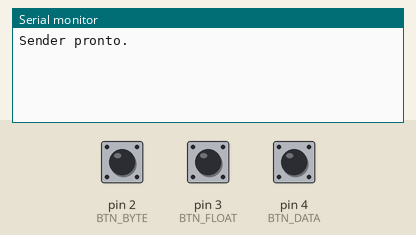
Recording of a sketch running on a simulated Arduino Uno, built with avr-gcc and run on an emulated ATmega328P. Shown: the last lines printed to the serial monitor. The inputs (shaded band) are chosen by the test bench; at power-on: pin 2 (BTN_BYTE) HIGH, pin 3 (BTN_FLOAT) HIGH, pin 4 (BTN_DATA) HIGH.

Above: at 1.2 s.
1.3 s: pin 2 (BTN_BYTE) pulled LOW for 0.15 s
At 2.5 s:
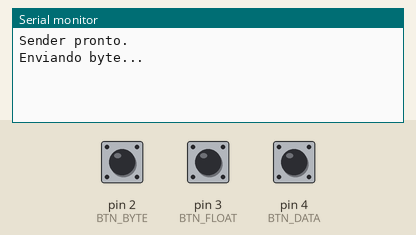
4.4 s: pin 3 (BTN_FLOAT) pulled LOW for 0.15 s
At 5.3 s:
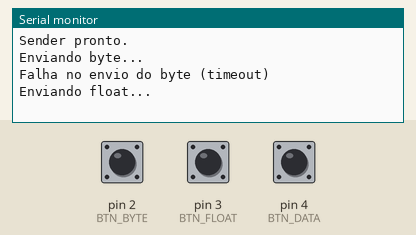
6.0 s: pin 4 (BTN_DATA) pulled LOW for 3.2 s
At 8.4 s:
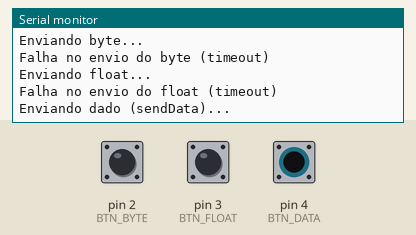

Measured:
- after the input at 1.3 s, the serial monitor: prints a new line at once (image 1)
- after the input at 4.4 s, the serial monitor: prints a new line after 0.11 s (image 2)
- after the input at 6.0 s, the serial monitor: prints a new line after 1.7 s (image 3)

The sketch:

sender.ino
```cpp
#include <SoftwareSerial.h>
#include "Protocolo.h"

// --- Comunicação com o receiver ---
SoftwareSerial sw_serial(10, 11);
Protocolo protocolo(sw_serial);

// --- Pinos dos botões (usando pull-up interno: botão liga o pino ao GND) ---
#define BTN_BYTE  2
#define BTN_FLOAT 3
#define BTN_DATA  4

// --- Valores de exemplo enviados por cada botão ---
#define BYTE_EX  0b01010001
#define FLOAT_EX 2.5f
const char DATA_EX[] = "OK123";   // "outro dado" via sendData()

// --- Debounce ---
#define DEBOUNCE_MS 200

bool lastByteState  = HIGH;
bool lastFloatState = HIGH;
bool lastDataState  = HIGH;

unsigned long lastByteTime  = 0;
unsigned long lastFloatTime = 0;
unsigned long lastDataTime  = 0;

void setup()
{
    Serial.begin(9600);
    protocolo.begin(9600);

    pinMode(BTN_BYTE,  INPUT_PULLUP);
    pinMode(BTN_FLOAT, INPUT_PULLUP);
    pinMode(BTN_DATA,  INPUT_PULLUP);

    Serial.println("Sender pronto.");
}

void loop()
{
    checkButtonByte();
    checkButtonFloat();
    checkButtonData();
}

// Envia um byte quando o botão é pressionado
void checkButtonByte()
{
    bool state = digitalRead(BTN_BYTE);

    if (state == LOW && lastByteState == HIGH && (millis() - lastByteTime) > DEBOUNCE_MS)
    {
        lastByteTime = millis();

        Serial.println("Enviando byte...");
        if (protocolo.sendByte(BYTE_EX)) { Serial.println("Byte enviado (ack recebido)"); }
        else { Serial.println("Falha no envio do byte (timeout)"); }
    }

    lastByteState = state;
}

// Envia um float quando o botão é pressionado
void checkButtonFloat()
{
    bool state = digitalRead(BTN_FLOAT);

    if (state == LOW && lastFloatState == HIGH && (millis() - lastFloatTime) > DEBOUNCE_MS)
    {
        lastFloatTime = millis();

        Serial.println("Enviando float...");
        if (protocolo.sendFloat(FLOAT_EX)) { Serial.println("Float enviado (ack recebido)"); }
        else { Serial.println("Falha no envio do float (timeout)"); }
    }

    lastFloatState = state;
}

// Envia um dado genérico (sendData) quando o botão é pressionado
void checkButtonData()
{
    bool state = digitalRead(BTN_DATA);

    if (state == LOW && lastDataState == HIGH && (millis() - lastDataTime) > DEBOUNCE_MS)
    {
        lastDataTime = millis();

        Serial.println("Enviando dado (sendData)...");
        ui16 len = sizeof(DATA_EX) - 1; // sem o '\0'
        if (protocolo.sendData((const ui8*)DATA_EX, len)) { Serial.println("Dado enviado (ack recebido)"); }
        else { Serial.println("Falha no envio do dado (timeout)"); }
    }

    lastDataState = state;
}
//ß
```

Frame.cpp
```cpp
#include "Frame.h"

Frame::Frame()
{
    header.sof  = 0x7E;
    header.seq  = 0;
    header.type = 0;
    header.len  = 0;
    checksum    = 0;
};

//calcula o checksum do frame
ui16 Frame::calcularChecksum()
{
    ui16 sum=0;
    ui8  *hptr = (ui8*)&header;

    //soma os bytes do header
    for (size_t i=0; i<sizeof(Header); i++){ sum += hptr[i]; }

    //soma os bytes do payload
    for (ui16 i=0; i<header.len; i++) { sum += payload[i]; }

    return sum;
}

//
void Frame::montar(ui8 seq, ui8 type, const ui8 *data, ui16 len)
{
    header.sof  = 0x7E;
    header.seq  = seq;
    header.type = type;
    header.len  = len;

    for (ui16 i=0; i<len; i++){ payload[i] = data[i]; }

    checksum = calcularChecksum();
}
```

Frame.h
```cpp
#ifndef FRAME_H
#define FRAME_H

//#include <Arduino.h>
#include <Arduino.h>

#define MAX_PAYLOAD 64
#define SOF 0x7E

#define ui8 uint8_t
#define ui16 uint16_t

enum DataType : ui8
{
    BYTE_T  = 0x01,
    WORD_T  = 0x02,
    FLOAT_T = 0x03,
    DATA_T  = 0x04,
    ACK_T   = 0x06,
    NACK_T  = 0x15
};

struct __attribute__((__packed__)) Header
{
    ui8  sof;
    ui8  seq;
    ui8  type;
    ui16 len;
};

//frame do protocolo:
//[1 byte]  preamb/sync
//[1 byte]  sequencia (stop and wait)
//[1 byte]  tipo de dado -> 0: byte, 1: word, ...
//[n bytes] payload
//[2 bytes] crc ou checksum
class Frame
{
public:
    Header header;
    ui8 payload[MAX_PAYLOAD];
    ui16 checksum;

    Frame();
    ui16 calcularChecksum();
    void montar(ui8 seq, ui8 type, const ui8 *data, ui16 len);
};

#endif
```

Protocolo.cpp
```cpp
#include "Protocolo.h"

Protocolo::Protocolo(SoftwareSerial &serial) : serial(serial)
{
    seq_tx = 0;
    seq_rx_expected = 0;
}

void Protocolo::begin(long baudRate)
{
    serial.begin(baudRate);
}

//metodos privados
bool Protocolo::sendPackage(ui8 type, const ui8 *payload, ui16 len)
{
    Frame tx_frame;
    tx_frame.montar(seq_tx, type, payload, len);

    ui8 attempts = 0;
    while (attempts < MAX_RETRIES)
    {
        serial.write((ui8*)&tx_frame.header, sizeof(Header));
        if (len > 0){ serial.write(payload, len); }
        serial.write((ui8*)&tx_frame.checksum, sizeof(ui16));

        Frame rx_answer;
        if (readFrame(rx_answer, TIMEOUT))
        {
            if (rx_answer.header.type == ACK_T && rx_answer.header.seq == seq_tx)
            {
                seq_tx++;
                return true;
            }
        }
        attempts++;
        delay(50);
    }
    return false;
}

//TODO: procurar se tem try-catch em c++
bool Protocolo::sendAck(ui8 seq)
{
    Frame ack;
    ack.montar(seq, ACK_T, NULL, 0);
    serial.write((ui8*)&ack.header, sizeof(Header));
    serial.write((ui8*)&ack.checksum, sizeof(ui16));
    return false;
}

//TODO: procurar se tem try-catch em c++
bool Protocolo::sendNack(ui8 seq)
{
    Frame nack;
    nack.montar(seq, NACK_T, NULL, 0);
    serial.write((ui8*)&nack.header, sizeof(Header));
    serial.write((ui8*)&nack.checksum, sizeof(ui16));
    return true;
}

bool Protocolo::readFrame(Frame &frame, ui32 timeout)
{
    ui32 start_t = millis();
    StateRx state = WAITING_SOF;
    ui16 index=0;

    while (millis() - start_t < timeout)
    {
        if (!serial.available()) continue;
        ui8 r = serial.read();

        //maquina de estados
        switch(state)
        {
            case WAITING_SOF:
                if (r == SOF)
                {
                    ((ui8*)&frame.header)[0] = r;
                    index = 1;
                    state = READING_HEADER;
                }
                break;

            case READING_HEADER:
                ((ui8*)&frame.header)[index++] = r;
                if (index >= sizeof(Header))
                {
                    index = 0;
                    state = (frame.header.len > 0) ? READING_PAYLOAD : READING_CHECKSUM;
                }
                break;

            case READING_PAYLOAD:
                frame.payload[index++] = r;
                if (index >= frame.header.len)
                {
                    index = 0;
                    state = READING_CHECKSUM;
                }
                break;

            case READING_CHECKSUM:
                ((ui8*)&frame.checksum)[index++] = r;
                if (index >= sizeof(ui16))
                {
                    if (frame.calcularChecksum() == frame.checksum) { return true; }
                    return false;
                }
                break;
        }
    }
    return false; //timeout
}

bool Protocolo::update(Frame &frame)
{
    if (serial.available())
    {
        if (readFrame(frame, DEFAULT_TIMEOUT))
        {
            if (frame.header.type == ACK_T || frame.header.type == NACK_T) { return false; }
            sendAck(frame.header.seq);
            if (frame.header.seq == seq_rx_expected)
            {
                seq_rx_expected++;
                return true;
            }
        }
        else { sendNack(seq_rx_expected); }
    }
    return false;
}

//metodos publicos (api principal)
bool Protocolo::sendByte(ui8 value)
{
    return sendPackage(BYTE_T, &value, sizeof(ui8));
}

bool Protocolo::sendWord(ui16 value)
{
    return sendPackage(WORD_T, (const ui8*)&value, sizeof(ui16));
}

bool Protocolo::sendFloat(float value)
{
    return sendPackage(FLOAT_T, (const ui8*)&value, sizeof(float));
}

bool Protocolo::sendData(const ui8 *data, ui16 size)
{
    return sendPackage(DATA_T, data, size);
}
```

Protocolo.h
```cpp
#ifndef PROTOCOLO_H
#define PROTOCOLO_H

#include <Arduino.h>
#include <SoftwareSerial.h>
#include "Frame.h"

#define DEFAULT_TIMEOUT 1000

typedef uint8_t ui8;
typedef uint32_t ui32;

class Protocolo
{
private:
    SoftwareSerial &serial;
    ui8 seq_tx;
    ui8 seq_rx_expected;

    const ui32 TIMEOUT = 1000;
    const ui8  MAX_RETRIES = 3;

    //possiveis estados do receptor
    enum StateRx{ WAITING_SOF, READING_HEADER, READING_PAYLOAD, READING_CHECKSUM };

    //[TX] envia o pacote e aguarda o ack (stop-and-wait)
    bool sendPackage(ui8 type, const ui8 *payload, ui16 len);
    bool sendAck(ui8 seq);
    bool sendNack(ui8 seq);
    bool readFrame(Frame &frame, ui32 timeout);


public:
    Protocolo(SoftwareSerial &serial);
    void begin(long baudRate);

    bool sendByte(ui8 value);
    bool sendWord(ui16 value);
    bool sendFloat(float value);
    bool sendData(const ui8 *data, ui16 size);

    bool update(Frame &frame);
};

#endif
```
